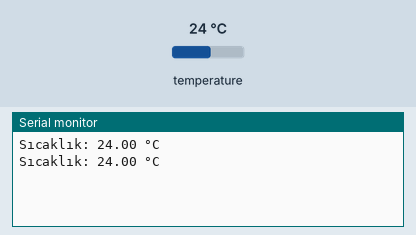
The sketch below on a simulated Arduino Uno, built with avr-gcc and run on an emulated ATmega328P. On the bench: the last lines printed to the serial monitor. The test bench sets the inputs (shaded band); at power-on: temperature 24 °C.

Above: at 3.3 s.
3.4 s: temperature set to 12 °C
At 5.3 s:
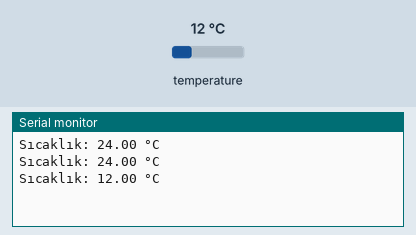
5.9 s: temperature set to 19 °C
At 6.5 s:
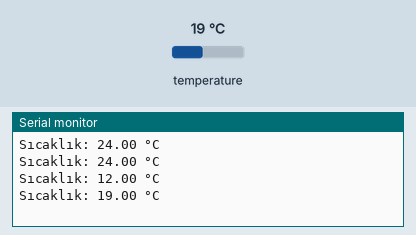
Timing chart, 0 to 8.9 s (numbered marks = the images above; inputs shaded):
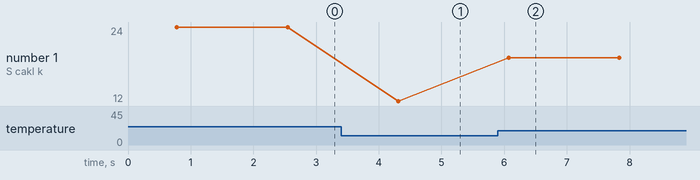

The sketch:

proje.ino
```cpp
#include <OneWire.h>
#include <DallasTemperature.h>

// Sensörün bağlı olduğu pin
#define ONE_WIRE_BUS 2

// OneWire ve DallasTemperature nesneleri
OneWire oneWire(ONE_WIRE_BUS);
DallasTemperature sensors(&oneWire);

void setup(void) {
  Serial.begin(9600);       // Seri iletişimi başlat
  sensors.begin();          // Sensörü başlat
}

void loop(void) {
  sensors.requestTemperatures();             // Ölçüm iste
  float tempC = sensors.getTempCByIndex(0);  // Santigrat olarak sıcaklık al

  Serial.print("Sıcaklık: ");
  Serial.print(tempC);
  Serial.println(" °C");

  delay(1000); // 1 saniye bekle
}
```

Measured:
- after the input at 3.4 s, the serial monitor: prints a new line after 0.91 s (image 1)
- after the input at 5.9 s, the serial monitor: prints a new line after 0.17 s (image 2)
- plotted number 1: 24 → 12 after the input at 3.4 s, 12 → 19 after the input at 5.9 s
